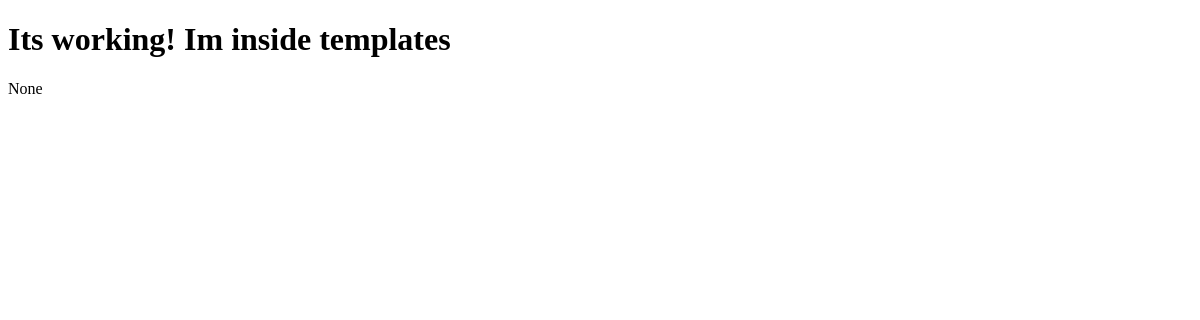
Page /learningMaterial/ on the earlier database version.
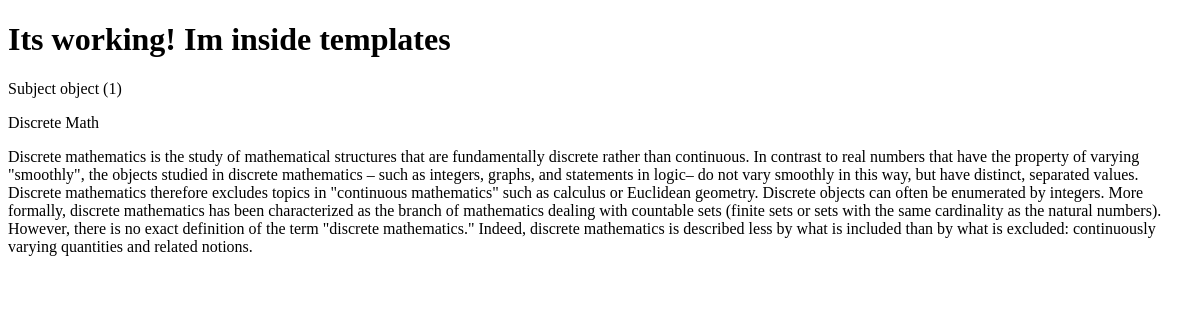
Same page on the later database version.
### learningMaterial/models.py (models this page shows)
class Subject(models.Model):
    name = models.CharField(max_length=150)

class Blurb(models.Model):
    blurbText = models.TextField(max_length=5000)
    fromLink = models.URLField(max_length=600)
    subject = models.ForeignKey(Subject, on_delete=models.CASCADE, related_name="blurb")

### learningMaterial/views.py (the view)
# urls.py: path('', views.subject, name='subject')
def subject(request):
    return render(request,"subjectBase.html",{"subject":subDummy})

### learningMaterial/templates/subjectBase.html
<!DOCTYPE html>
<html>
<head>
</head>
<body>
    <h1> Its working! Im inside templates </h1>
    <p>{{ subject }}</p>
    <p>{{ subject.name }}</p>
    <p>{{ subject.blurb.first.blurbText }}</p>
</body>
</html>

Differences in the rows shown:
added Subject: id "Subject object (1)", name "Discrete Math", blurb.first.blurbText "Discrete mathematics is the study of mathematical structures that are fundamentally discrete rather than continuous. In contrast to real numbers that have the property of varying \"smoothly\", the objects studied in discrete mathematics – such as integers, graphs, and statements in logic– do not vary smoothly in this way, but have distinct, separated values. Discrete mathematics therefore excludes topics in \"continuous mathematics\" such as calculus or Euclidean geometry. Discrete objects can often be enumerated by integers. More formally, discrete mathematics has been characterized as the branch of mathematics dealing with countable sets (finite sets or sets with the same cardinality as the…"
Other differences:
{{ subject }}: "None" → (not shown)
